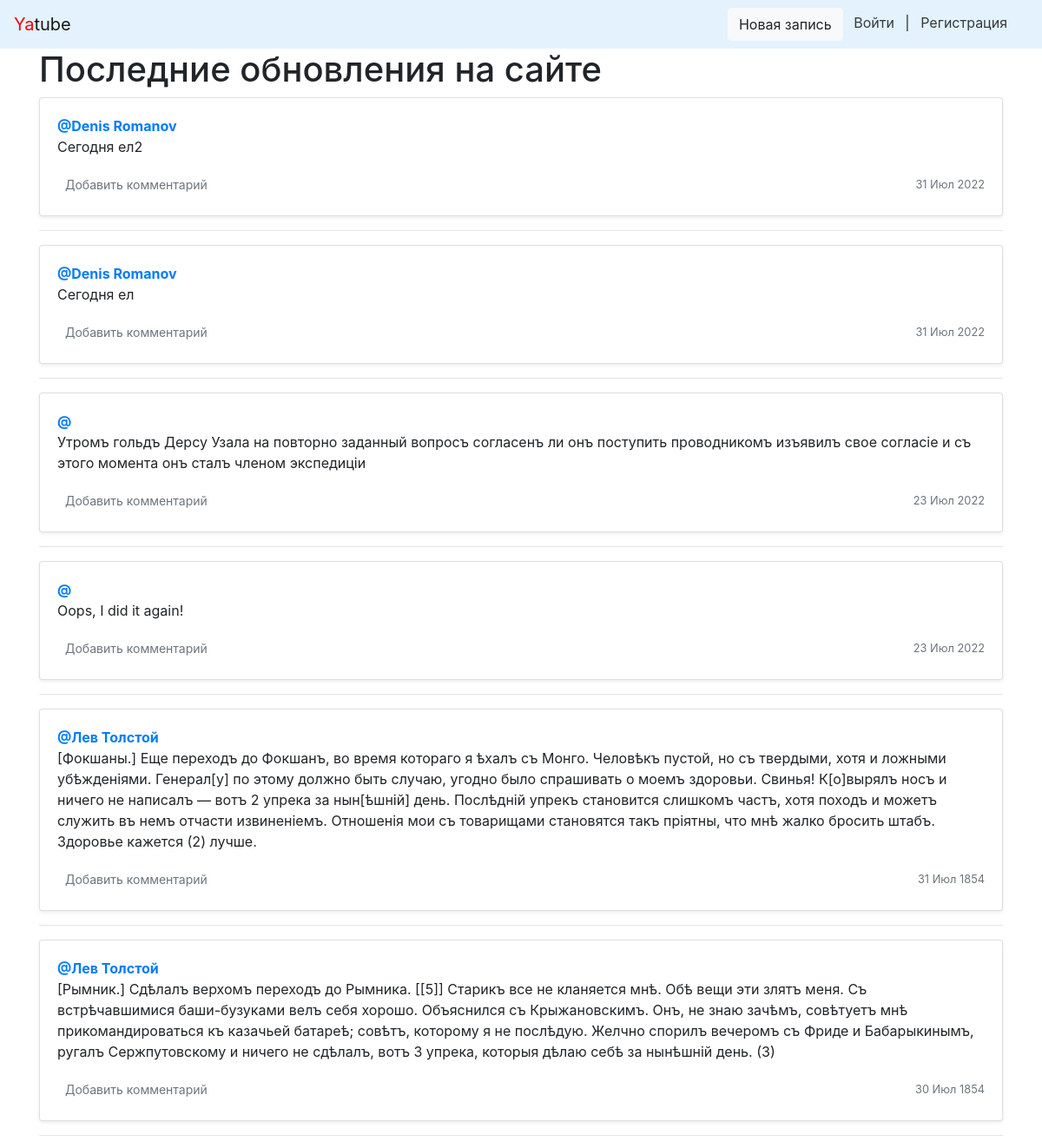
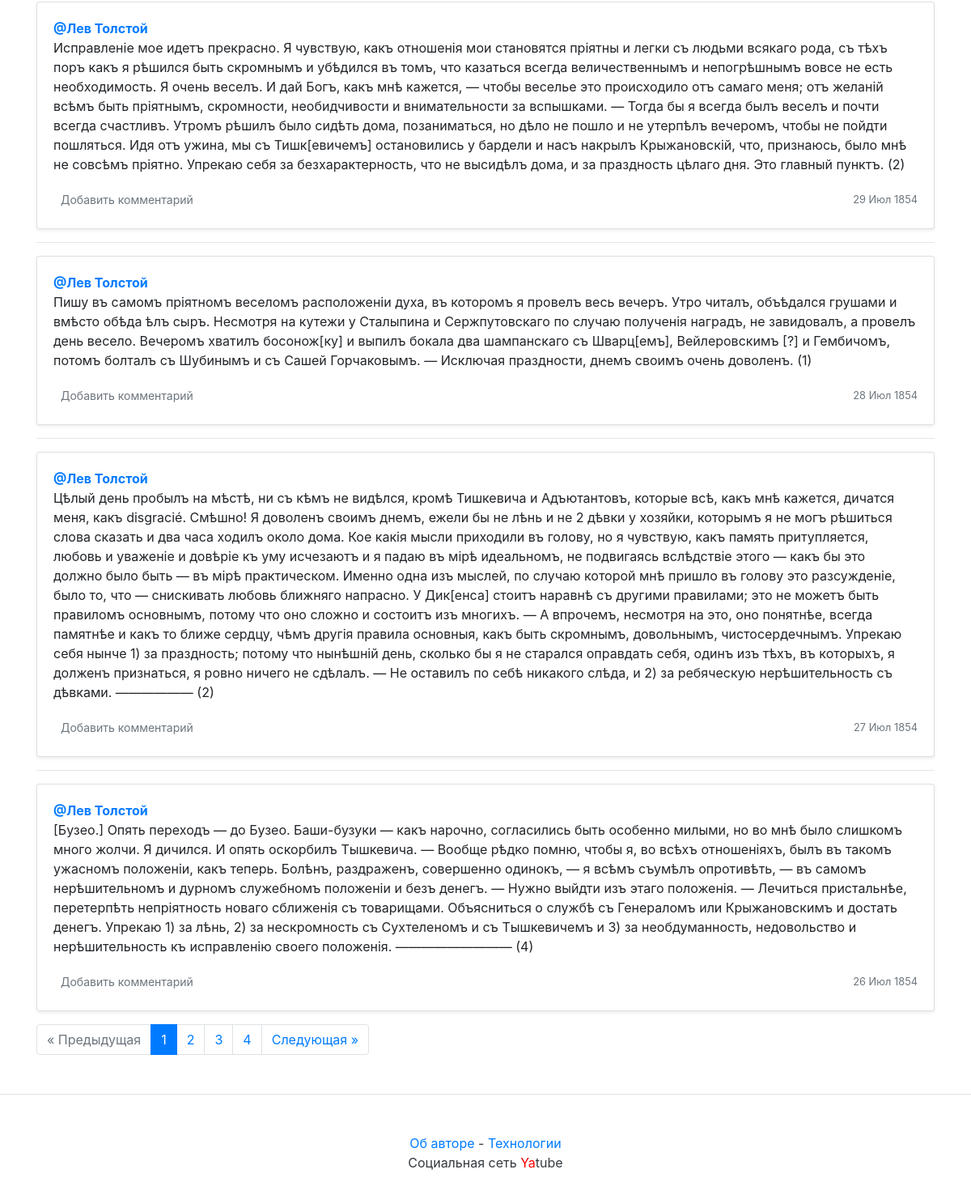
/, run on an earlier commit of the app's database (2 pictures, top to bottom).
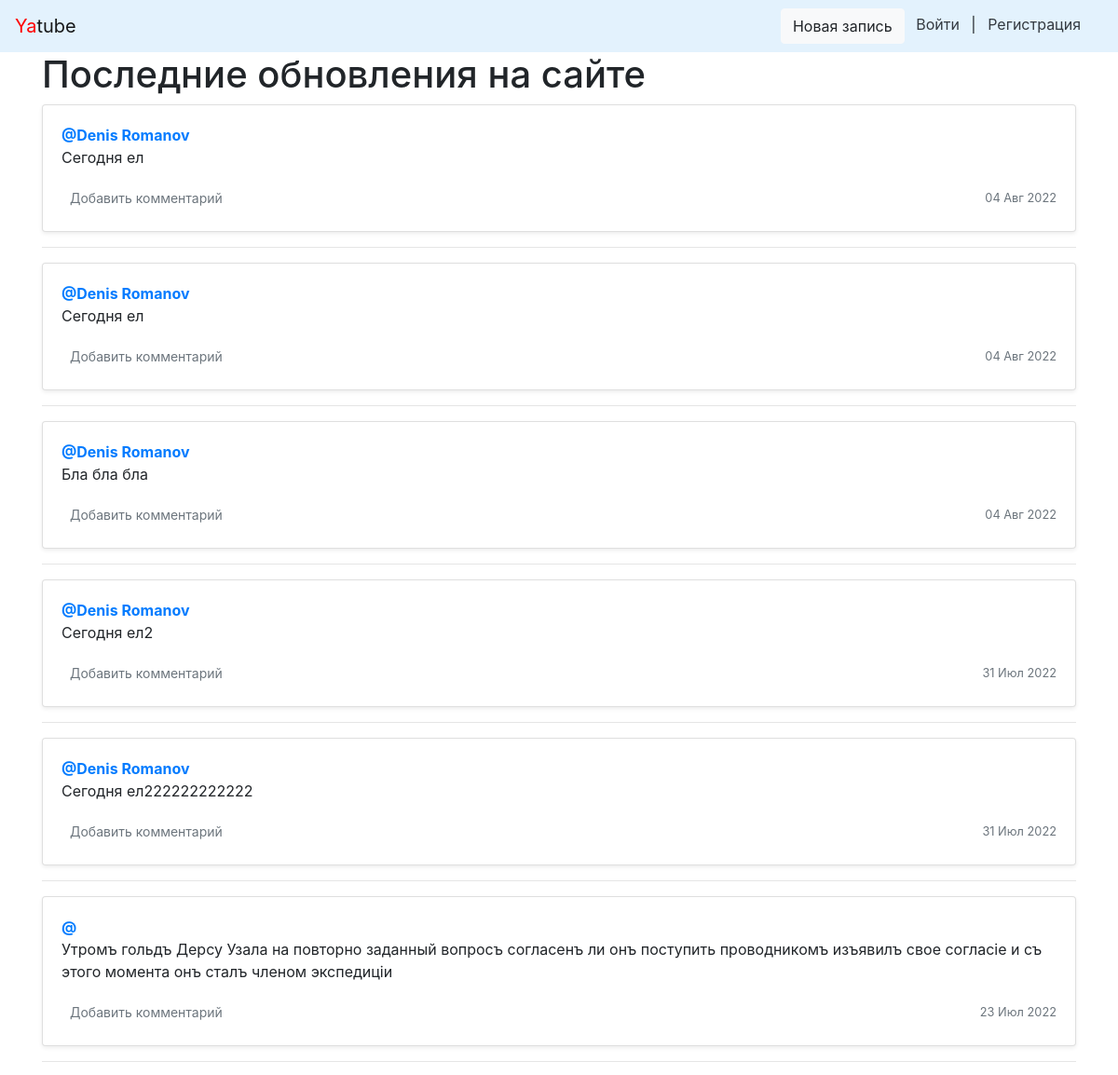
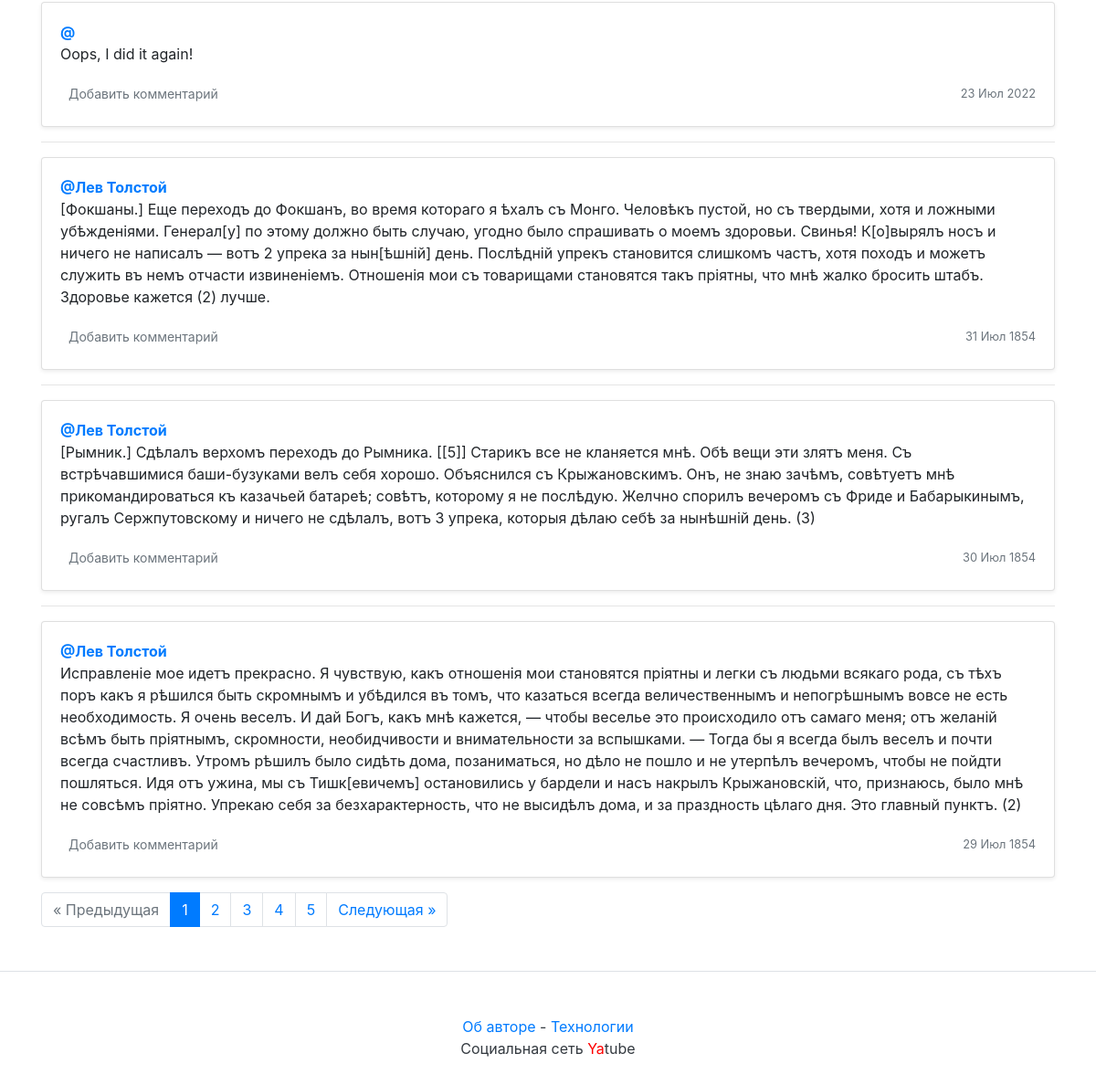
And on a later commit of the database (2 pictures, top to bottom).
### posts/models.py (models this page shows, shortened)
class Post(models.Model):
    text = models.TextField(verbose_name='Текст')
    pub_date = models.DateTimeField("date published", auto_now_add=True)
    author = models.ForeignKey(User, on_delete=models.CASCADE, related_name="posts")
    group = models.ForeignKey(Group, on_delete=models.CASCADE, blank=True, null=True, verbose_name='Группа')
    image = models.ImageField(upload_to='posts/', blank=True, null=True, verbose_name='Изображение')

### posts/views.py (the view)
# urls.py: path("", views.index, name="index"),
@cache_page(20)
def index(request):
    post_list = Post.objects.order_by('-pub_date').all()
    paginator = Paginator(post_list, 10)
    page_number = request.GET.get('page')
    page = paginator.get_page(page_number)
    return render(
        request,
        'index.html',
        {'page': page, 'paginator': paginator}
    )

### yatube/context_processors/context.py (called while the page is built)
def year(request):
    return {'year': dt.datetime.now().year}

### templates/index.html (shortened to what this page needs)
{% extends "base.html" %}
{% block header %}Последние обновления на сайте{% endblock %}
{% block content %}
{% load thumbnail %}
    {% for post in page %}
        <div class="card mb-3 mt-1 shadow-sm">
                        <div class="card-body">
                                <p class="card-text">
                                        <a href="/{{ post.author.username }}/"><strong class="d-block text-gray-dark">@{{ post.author.get_full_name }}</strong></a>
                                        {{ post.text }}
                                </p>
                                <div class="d-flex justify-content-between align-items-center">
                                    <div class="btn-group ">
                                        <a class="btn btn-sm text-muted" href="/{{ profile.username }}/{{ post.pk }}/" role="button">Добавить комментарий</a>
                                    </div>
                                        <small class="text-muted">{{ post.pub_date|date:"d M Y" }}</small>
                                </div>
                        </div>
                </div>
        {% if not forloop.last %}<hr>{% endif %}
    {% endfor %}
    {% if page.has_other_pages %}
        {% include "paginator.html" with items=page paginator=paginator %}
    {% endif %}
{% endblock %}

What changed in the data, as far as the page shows it:
no longer on this page (row unchanged): Post: author.get_full_name "Лев Толстой", text "Пишу въ самомъ пріятномъ веселомъ расположеніи духа, въ которомъ я провелъ весь вечеръ. Утро читалъ, объѣдался грушами и вмѣсто обѣда ѣлъ сыръ. Несмотря на кутежи у Сталыпина и Сержпутовскаго по случаю полученія наградъ, не завидовалъ, а провелъ день весело. Вечеромъ хватилъ босонож[ку] и выпилъ бокала два шампанскаго съ Шварц[емъ], Вейлеровскимъ [?] и Гембичомъ, потомъ болталъ съ Шубинымъ и съ Сашей Горчаковымъ. — Исключая праздности, днемъ своимъ очень доволенъ. (1)", pub_date "28 Июл 1854"
no longer on this page (row unchanged): Post: author.get_full_name "Лев Толстой", text "Цѣлый день пробылъ на мѣстѣ, ни съ кѣмъ не видѣлся, кромѣ Тишкевича и Адъютантовъ, которые всѣ, какъ мнѣ кажется, дичатся меня, какъ disgracié. Смѣшно! Я доволенъ своимъ днемъ, ежели бы не лѣнь и не 2 дѣвки у хозяйки, которымъ я не могъ рѣшиться слова сказать и два часа ходилъ около дома. Кое какія мысли приходили въ голову, но я чувствую, какъ память притупляется, любовь и уваженіе и довѣріе къ уму исчезаютъ и я падаю въ мірѣ идеальномъ, не подвигаясь вслѣдствіе этого — какъ бы это должно было быть — въ мірѣ практическом. Именно одна изъ мыслей, по случаю которой мнѣ пришло въ голову это разсужденіе, было то, что — снискивать любовь ближняго напрасно. У Дик[енса] стоитъ наравнѣ съ другими…", pub_date "27 Июл 1854"
no longer on this page (row unchanged): Post: author.get_full_name "Лев Толстой", text "[Бузео.] Опять переходъ — до Бузео. Баши-бузуки — какъ нарочно, согласились быть особенно милыми, но во мнѣ было слишкомъ много жолчи. Я дичился. И опять оскорбилъ Тышкевича. — Вообще рѣдко помню, чтобы я, во всѣхъ отношеніяхъ, былъ въ такомъ ужасномъ положеніи, какъ теперь. Болѣнъ, раздраженъ, совершенно одинокъ, — я всѣмъ съумѣлъ опротивѣть, — въ самомъ нерѣшительномъ и дурномъ служебномъ положеніи и безъ денегъ. — Нужно выйдти изъ этаго положенія. — Лечиться пристальнѣе, перетерпѣть непріятность новаго сближенія съ товарищами. Объясниться о службѣ съ Генераломъ или Крыжановскимъ и достать денегъ. Упрекаю 1) за лѣнь, 2) за нескромность съ Сухтеленомъ и съ Тышкевичемъ и 3) за…", pub_date "26 Июл 1854"
added Post: author.get_full_name "Denis Romanov", text "Сегодня ел", pub_date "04 Авг 2022"
added Post: author.get_full_name "Denis Romanov", text "Сегодня ел", pub_date "04 Авг 2022"
added Post: author.get_full_name "Denis Romanov", text "Бла бла бла", pub_date "04 Авг 2022"
changed Post: text "Сегодня ел" → "Сегодня ел222222222222"
Also different on the page:
new list line: "5"
